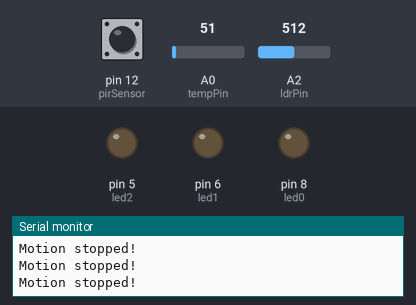
Bench run of a sketch on a simulated Arduino Uno, built with avr-gcc and run on an emulated ATmega328P. Shown: output pins drawn as LEDs (lit = HIGH), the last lines printed to the serial monitor. Dashed ring = blinking. The inputs (shaded band) are chosen by the test bench; at power-on: pin 12 (pirSensor) LOW, A2 (ldrPin) = 512, A0 (tempPin) = 51.

Above: at 1.2 s.
1.3 s: pin 12 (pirSensor) driven HIGH
At 1.8 s:
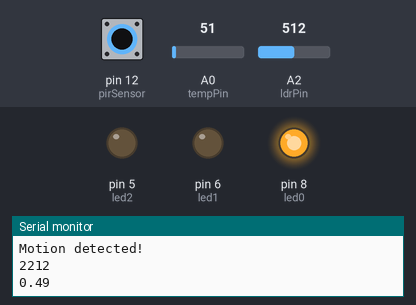
2.8 s: A2 (ldrPin) set to 217
5.8 s: A2 (ldrPin) set to 191
At 6.9 s:
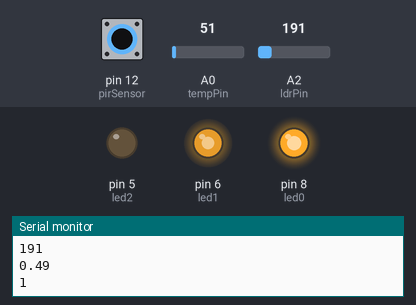
7.3 s: pin 12 (pirSensor) driven LOW
At 8.5 s:
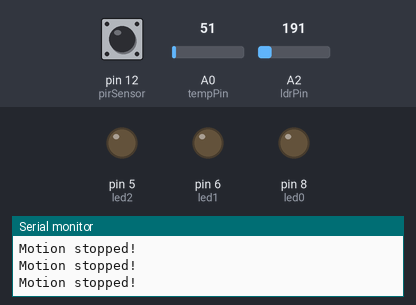
10.3 s: pin 12 (pirSensor) pulsed HIGH 2 times (0.12 s each, 0.3 s apart)
At 10.69 s:
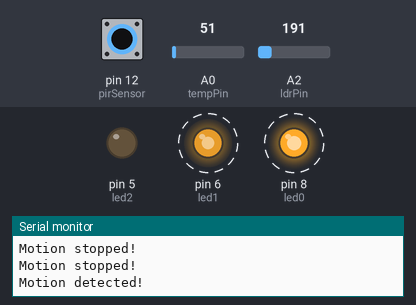
13.9 s: pin 12 (pirSensor) pulsed HIGH 5 times (0.12 s each, 0.3 s apart)
At 15.9 s:
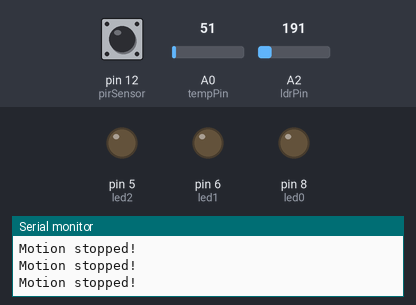
Timing chart, 0 to 17.4 s (numbered marks = the images above; inputs shaded):
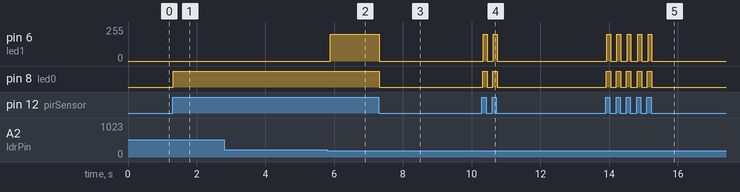

Measured:
- the behaviour switches between 201 and 200 on A2 (ldrPin) (found by bisection; images 1 and 2)
- after the input at 1.3 s, pin 8 (led0): LOW → HIGH at once
- after the input at 5.8 s, pin 6 (led1): 0/255 → 200/255 after 0.09 s
- after the input at 7.3 s, pin 6 (led1): 200/255 → 0/255 at once; pin 8 (led0): HIGH → LOW at once
- after the input at 10.3 s, pin 6 (led1): alternates 200/255 for 0.11 s and 0/255 for 0.18 s, 4 changes in all, then stays 0/255, starting at once; pin 8 (led0): alternates HIGH for 0.13 s and LOW for 0.17 s, 4 changes in all, then stays LOW, starting at once
- after the input at 13.9 s, pin 6 (led1): alternates 200/255 for 0.11 s and 0/255 for 0.18 s, 10 changes in all, then stays 0/255, starting at once; pin 8 (led0): alternates HIGH for 0.13 s and LOW for 0.17 s, 10 changes in all, then stays LOW, starting at once

The sketch:

LDRPIR.ino
```cpp
int pirSensor = 12;              // the pin that the sensor is atteched to
int state = LOW;             // by default, no motion detected
int val = 0;                 // variable to store the sensor status (value)
const int led0 = 8;
const int led1 = 6;
const int led2 = 5;
const int tempPin = A0;
const int ldrPin = A2;

void setup() {

  pinMode(pirSensor, INPUT);    // initialize sensor as an input
  Serial.begin(9600);        // initialize serial
  pinMode(led0, OUTPUT);
  pinMode(led1, OUTPUT);
  pinMode(led2,OUTPUT);
  pinMode(ldrPin, INPUT);
  pinMode(tempPin,INPUT);
//  bt.begin(9600);
}

void loop(){
  val = digitalRead(pirSensor);
  if (val==HIGH)
  {
    digitalWrite(led0,HIGH);
     Serial.println("Motion detected!");
      state = HIGH;
  }
  else
  {
    digitalWrite(led0,LOW);
    digitalWrite(led1,LOW);
    digitalWrite(led2,LOW);
    Serial.println("Motion stopped!");
        state = LOW;
  }
  if (val == HIGH) {
          int tempStatus = analogRead(tempPin);
          int ldrStatus = analogRead(ldrPin);
          if (ldrStatus <= 200) {

                          if (ldrStatus <= 39) {
                          analogWrite(led1, 255);
                          Serial.println(ldrStatus);

                          }
                          else if(ldrStatus <=80||ldrStatus>=40) {
                              analogWrite(led1, 200);
                              Serial.println(ldrStatus);
                          }
                          else if(ldrStatus <=100||ldrStatus>=81) {
                                analogWrite(led1, 150);
                                Serial.println(ldrStatus);
                          }
                          else if(ldrStatus <=120||ldrStatus>=101) {
                                analogWrite(led1, 100);
                                Serial.println(ldrStatus);
                          }
                          else if(ldrStatus <=140||ldrStatus>=121) {
                                analogWrite(led1, 50);
                                Serial.println(ldrStatus);
                          }

                          else{
                                analogWrite(led1, 25);
                                Serial.println(ldrStatus);
                          }

      } else {
            digitalWrite(led1, LOW);
            Serial.println(ldrStatus,led1);
       }
      double cel=(double)val*(5/10.24);
      if (cel >= 20) {

                          if (cel <=22) {
                          analogWrite(led2, 100);
                          Serial.println(cel);

                          }
                          else if(cel <=28||cel>=23) {
                              analogWrite(led2, 175);
                              Serial.println(cel);
                          }
                          else if(cel <=35||cel>=29) {
                                analogWrite(led2, 225);
                                Serial.println(cel);
                          }
                          else{
                                analogWrite(led2, 255);
                                Serial.println(cel);
                          }

      } else {
            digitalWrite(led2, LOW);
            Serial.println(cel);
       }
    delay(100);                // delay 100 milliseconds
  Serial.println(val);
}}
```
